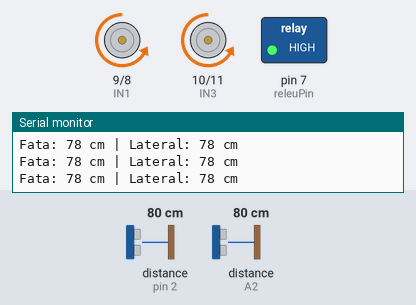
The sketch below on a simulated Arduino Uno, built with avr-gcc and run on an emulated ATmega328P. Parts: motor-driver pin pairs drawn as motors (green arrow = first pin HIGH = forward, orange = second pin HIGH = backward, longer = more drive, scaled by the enable pin), switched loads named in the sketch (green lamp = pin HIGH), the last lines printed to the serial monitor. Wiring (inferred from the names in the program): 2 × ultrasonic range finder: trigger pin 3, echo pin 2 / trigger A1, echo A2. Inputs (shaded band) come from the test bench; at power-on: distance to the obstacle (sensors on pin 2, A2) 80 cm. The echo pulse lasts 58.3 µs per cm; pins used as bus, display or sensor lines are not drawn.

Above: at 1.2 s.
1.3 s: distance to the obstacle (sensor on pin 2) set to 24 cm
2.8 s: distance to the obstacle (sensor on pin 2) set to 18 cm
At 3.6 s:
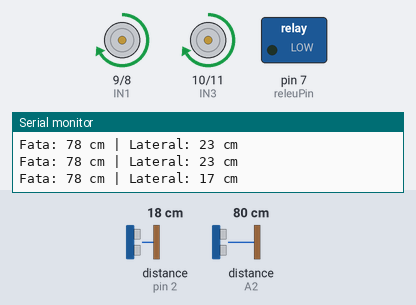
5.8 s: distance to the obstacle (sensor on pin 2) set to 35 cm
At 7.56 s:
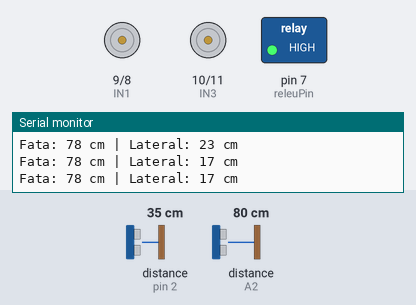
8.8 s: distance to the obstacle (sensor on pin 2) set to 2 cm
At 9.7 s:
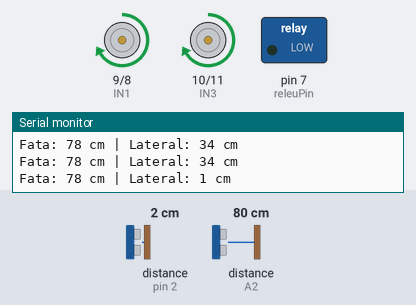
Timing chart, 0 to 12.8 s (numbered marks = the images above; inputs shaded):
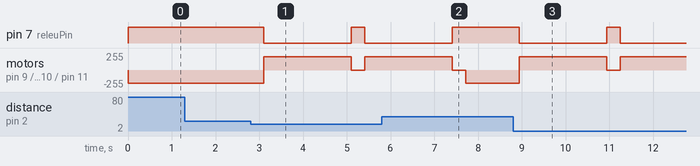

The sketch:

Cod_Robot_Mop.ino
```cpp
#include <Arduino.h>

// Senzor frontal
#define trigPin1 A1
#define echoPin1 A2

// Senzor lateral
#define trigPin2 3
#define echoPin2 2
#define releuPin 7


// Motoare (prin L293N)
const int ENA = 5;
const int ENB = 6;
const int IN1 = 9;
const int IN2 = 8;
const int IN3 = 10;
const int IN4 = 11;

int motor_speed = 200;
long duration1, duration2;
int distance1, distance2;

int readDistance1();
int readDistance2();
void moveForward();
void moveBackward();
void stopMotors();

void setup() {
  Serial.begin(9600);

  // Senzor 1
  pinMode(trigPin1, OUTPUT);
  pinMode(echoPin1, INPUT);

  // Senzor 2
  pinMode(trigPin2, OUTPUT);
  pinMode(echoPin2, INPUT);

  // Motoare
  pinMode(ENA, OUTPUT);
  pinMode(ENB, OUTPUT);
  pinMode(IN1, OUTPUT);
  pinMode(IN2, OUTPUT);
  pinMode(IN3, OUTPUT);
  pinMode(IN4, OUTPUT);
  pinMode(releuPin, OUTPUT);
  digitalWrite(releuPin, HIGH); // Releu inactiv la pornire (activ LOW)


  stopMotors();
}

void loop() {
  distance1 = readDistance1();  // Față
  distance2 = readDistance2();  // Lateral

  Serial.print("Fata: ");
  Serial.print(distance1);
  Serial.print(" cm | Lateral: ");
  Serial.print(distance2);
  Serial.println(" cm");

  if (distance1 <= 20 || distance2 <= 20) {
    digitalWrite(releuPin, LOW);  // Releu activat = bec verde aprins
    moveBackward();
    delay(2000);
    stopMotors();
    digitalWrite(releuPin, HIGH); // Releu oprit
  } else {
    digitalWrite(releuPin, HIGH);
    moveForward();
  }

  delay(300);
}

int readDistance1() {
  digitalWrite(trigPin1, LOW);
  delayMicroseconds(2);
  digitalWrite(trigPin1, HIGH);
  delayMicroseconds(10);
  digitalWrite(trigPin1, LOW);

  duration1 = pulseIn(echoPin1, HIGH);
  int dist_cm = duration1 * 0.034 / 2;
  if (dist_cm == 0) return 250;
  return dist_cm;
}

int readDistance2() {
  digitalWrite(trigPin2, LOW);
  delayMicroseconds(2);
  digitalWrite(trigPin2, HIGH);
  delayMicroseconds(10);
  digitalWrite(trigPin2, LOW);

  duration2 = pulseIn(echoPin2, HIGH);
  int dist_cm = duration2 * 0.034 / 2;
  if (dist_cm == 0) return 250;
  return dist_cm;
}

// Funcții motoare
void moveForward() {
  analogWrite(ENA, motor_speed);
  digitalWrite(IN1, LOW);
  digitalWrite(IN2, HIGH);
  analogWrite(ENB, motor_speed);
  digitalWrite(IN3, LOW);
  digitalWrite(IN4, HIGH);
}


void moveBackward() {
  analogWrite(ENA, motor_speed);
  digitalWrite(IN1, HIGH);
  digitalWrite(IN2, LOW);
  analogWrite(ENB, motor_speed);
  digitalWrite(IN3, HIGH);
  digitalWrite(IN4, LOW);
}


void stopMotors() {
  analogWrite(ENA, 0);
  analogWrite(ENB, 0);
  digitalWrite(IN1, LOW);
  digitalWrite(IN2, LOW);
  digitalWrite(IN3, LOW);
  digitalWrite(IN4, LOW);
}
```

Measured:
- the behaviour switches between 22 and 21 cm on distance to the obstacle (sensor on pin 2) (found by bisection; images 0 and 1)
- after the input at 2.8 s, pin 7 (releuPin): HIGH → LOW after 0.30 s, → HIGH 2.0 s later, → LOW 0.31 s later; motor on pin 9 (IN1) / pin 8 (IN2), motor on pin 10 (IN3) / pin 11 (IN4): backward 200/255 → forward 200/255 after 0.30 s, → stopped 2.0 s later, → forward 200/255 0.31 s later
- after the input at 5.8 s, pin 7 (releuPin): goes on until 7.4 s, then stays HIGH
- after the input at 8.8 s, pin 7 (releuPin): HIGH → LOW after 0.15 s, → HIGH 2.0 s later, → LOW 0.31 s later; motor on pin 9 (IN1) / pin 8 (IN2), motor on pin 10 (IN3) / pin 11 (IN4): backward 200/255 → forward 200/255 after 0.15 s, → stopped 2.0 s later, → forward 200/255 0.31 s later
